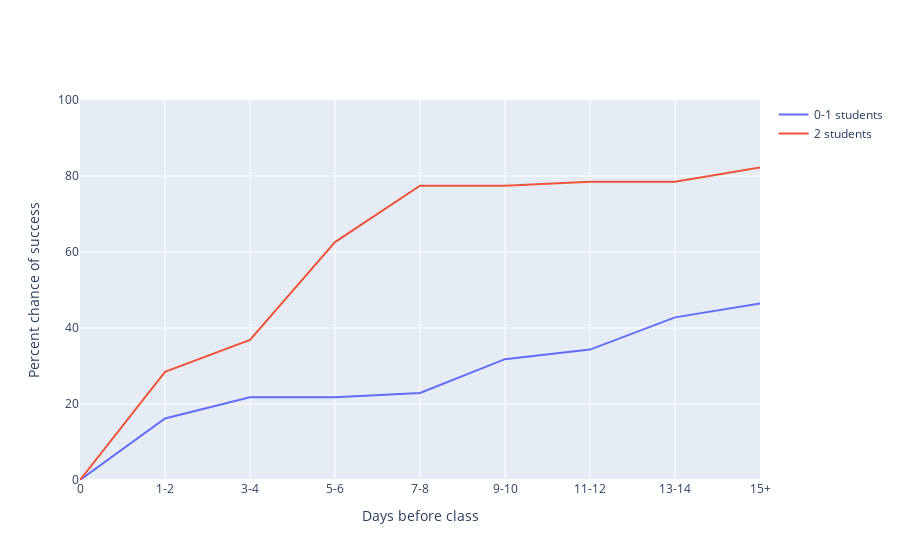

Notebook cell for this chart:
### Code cell
plot_prob_success(binned_prob_success)

### Figure 1 — Plotly figure (JSON) as saved in the notebook; plotly's stock layout.template omitted (floating-point values rounded to 4 significant figures)
{"data": [{"mode": "lines", "name": "0-1 students", "type": "scatter", "x": ["0", "1-2", "3-4", "5-6", "7-8", "9-10", "11-12", "13-14", "15+"], "y": [0.0, 16.2, 21.78, 21.78, 22.9, 31.8, 34.32, 42.8, 46.48]}, {"mode": "lines", "name": "2 students", "type": "scatter", "x": ["0", "1-2", "3-4", "5-6", "7-8", "9-10", "11-12", "13-14", "15+"], "y": [0.0, 28.45, 36.87, 62.6, 77.46, 77.46, 78.49, 78.49, 82.23]}], "layout": {"xaxis": {"categoryarray": ["0", "1-2", "3-4", "5-6", "7-8", "9-10", "11-12", "13-14", "15+"], "categoryorder": "array", "title": {"text": "Days before class"}, "type": "category"}, "yaxis": {"range": [0, 100], "title": {"text": "Percent chance of success"}}}}
